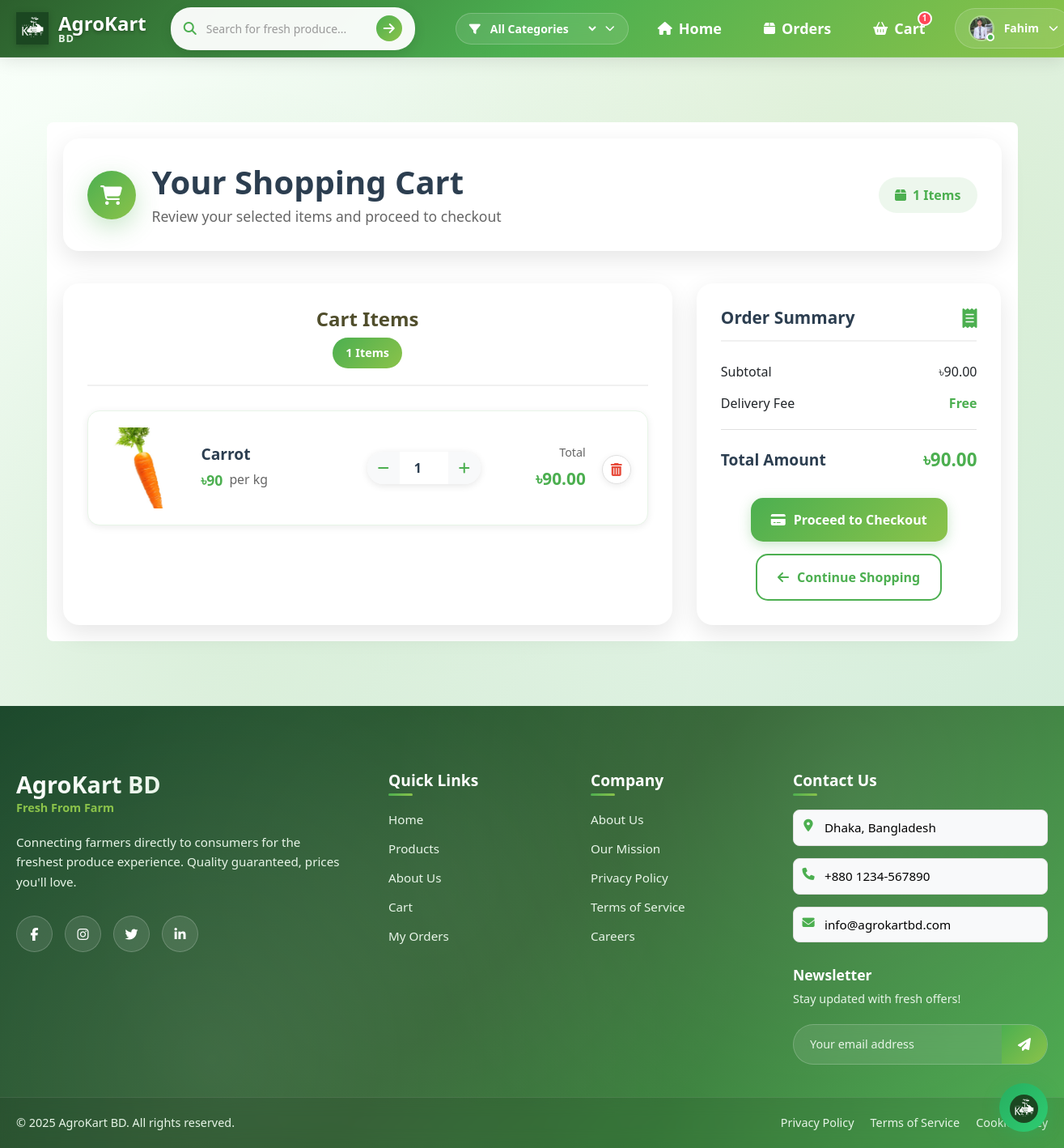
/cart.php (signed in), run on the app's committed database.
### tables this page shows
CREATE TABLE `user_cart` (
  `id` int(11) NOT NULL,
  `user_id` int(11) NOT NULL,
  `product_id` int(11) NOT NULL,
  `quantity` int(11) NOT NULL DEFAULT 1,
  `price` decimal(10,2) NOT NULL DEFAULT 0.00,
  `created_at` timestamp NOT NULL DEFAULT current_timestamp(),
  `updated_at` timestamp NOT NULL DEFAULT current_timestamp() ON UPDATE current_timestamp()
);

CREATE TABLE `products` (
  `id` int(11) NOT NULL,
  `seller_id` int(11) NOT NULL,
  `name` varchar(255) NOT NULL,
  `description` text NOT NULL,
  `price` decimal(10,2) NOT NULL,
  `unit` varchar(10) NOT NULL DEFAULT 'kg',
  `quantity` decimal(10,2) NOT NULL DEFAULT 1.00,
  `display_unit` varchar(20) DEFAULT NULL,
  `stock` int(11) NOT NULL DEFAULT 0,
  `category` varchar(100) NOT NULL,
  `image_path` varchar(255) NOT NULL,
  `created_at` timestamp NOT NULL DEFAULT current_timestamp()
);

### cart.php (the view, shortened to what this page needs)
<?php
include 'includes/header.php';
$cart_items = $_SESSION['cart'];
$total = 0;
?>
<section class="cart-section">
    <div class="cart-background">
    </div>
    <div class="cart-container">
        <div class="cart-header">
            <div class="cart-title-wrapper">
                <div class="cart-icon">
                    <i class="fas fa-shopping-cart"></i>
                </div>
                <div class="cart-title-content">
                    <h1 class="cart-title">Your Shopping Cart</h1>
                    <p class="cart-subtitle">Review your selected items and proceed to checkout</p>
                </div>
            </div>
            <div class="cart-stats">
                <div class="stat-item">
                    <i class="fas fa-box"></i>
                    <span><?php echo count($cart_items); ?> Items</span>
                </div>
            </div>
        </div>
        <?php if (!empty($cart_items)): ?>
            <div class="cart-content">
                <div class="cart-items-section">
                    <div class="cart-items-header">
                        <h3>Cart Items</h3>
                        <span class="items-count"><?php echo count($cart_items); ?> items</span>
                    </div>
                    <div class="cart-items-list">
                        <?php foreach ($cart_items as $product_id => $item): ?>
                            <?php $item_total = $item['price'] * $item['quantity'];
                            $total += $item_total; ?>
                            <div class="cart-item-card">
                                <div class="item-image-container">
                                    <img src="<?php echo htmlspecialchars($item['image']); ?>" alt="<?php echo htmlspecialchars($item['name']); ?>" class="item-image">
                                </div>
                                <div class="item-details">
                                    <h4 class="item-name"><?php echo htmlspecialchars($item['name']); ?></h4>
                                    <div class="item-price">
                                        <?php if (isset($item['is_deal']) && $item['is_deal'] && isset($item['original_price'])): ?>
                                            <span class="deal-price">৳<?php echo htmlspecialchars($item['price']); ?></span>
                                            <span class="original-price">৳<?php echo htmlspecialchars($item['original_price']); ?></span>
                                            <span class="deal-badge">HOT DEAL!</span>
                                        <?php else: ?>
                                            ৳<?php echo htmlspecialchars($item['price']); ?>
                                        <?php endif; ?>
                                        <span class="per-unit">per <?php echo htmlspecialchars($item['unit'] ?? 'kg'); ?></span>
                                    </div>
                                </div>
                                <div class="item-quantity">
                                    <form action="php/cart_manager.php" method="POST" class="update-form">
                                        <div class="quantity-controls">
                                            <button type="button" class="qty-btn minus-btn" onclick="updateQuantity(this, -1)">
                                                <i class="fas fa-minus"></i>
                                            </button>
                                            <input type="number" name="quantity" value="<?php echo $item['quantity']; ?>" min="1" max="<?php echo $item['stock']; ?>" class="quantity-input" onchange="this.form.submit()">
                                            <button type="button" class="qty-btn plus-btn" onclick="updateQuantity(this, 1)">
                                                <i class="fas fa-plus"></i>
                                            </button>
                                        </div>
                                    </form>
                                </div>
                                <div class="item-total">
                                    <span class="total-label">Total</span>
                                    <span class="total-amount">৳<?php echo number_format($item_total, 2); ?></span>
                                </div>
                                <div class="item-remove">
                                    <form action="php/cart_manager.php" method="POST" class="delete-form">
                                        <button type="submit" class="delete-btn" title="Remove item">
                                            <i class="fas fa-trash-alt"></i>
                                        </button>
                                    </form>
                                </div>
                            </div>
                        <?php endforeach; ?>
                    </div>
                </div>
                <div class="cart-summary-section">
                    <div class="summary-card">
                        <div class="summary-header">
                            <h3>Order Summary</h3>
                            <i class="fas fa-receipt"></i>
                        </div>
                        <div class="summary-details">
                            <div class="summary-row">
                                <span>Subtotal</span>
                                <span>৳<?php echo number_format($total, 2); ?></span>
                            </div>
                            <div class="summary-row">
                                <span>Delivery Fee</span>
                                <span class="free-delivery">Free</span>
                            </div>
                            <div class="summary-divider"></div>
                            <div class="summary-row total-row">
                                <span>Total Amount</span>
                                <span class="final-total">৳<?php echo number_format($total, 2); ?></span>
                            </div>
                        </div>
                        <div class="summary-actions">
                            <a href="checkout.php" class="checkout-btn">
                                <i class="fas fa-credit-card"></i>
                                <span>Proceed to Checkout</span>
                            </a>
                            <a href="index.php" class="continue-shopping-btn">
                                <i class="fas fa-arrow-left"></i>
                                <span>Continue Shopping</span>
                            </a>
                        </div>
                    </div>
                </div>
            </div>
        <?php endif; ?>
    </div>
</section>
<link rel="stylesheet" href="css/cart-style.css">
<?php include 'includes/footer.php'; ?>

### css/style.css (style rules this page uses)
body { margin: 0; font-family: Arial, sans-serif; background-color: #f4f4f4; }

### data on the page
user_cart: product.name (picture), product.name "Carrot", price "90", product.unit "kg", quantity "1", quantity "90.00"

### other printed values
$cart_count "1"
explode(' ', $_SESSION['user_name'])[0] "Fahim"
$total "90.00"
